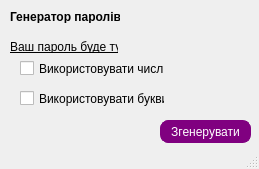
<?xml version="1.0" encoding="UTF-8"?>
<ui version="4.0">
 <class>MainWindow</class>
 <widget class="QMainWindow" name="MainWindow">
  <property name="geometry">
   <rect>
    <x>0</x>
    <y>0</y>
    <width>259</width>
    <height>169</height>
   </rect>
  </property>
  <property name="windowTitle">
   <string>Генератор паролів</string>
  </property>
  <property name="styleSheet">
   <string notr="true"/>
  </property>
  <widget class="QWidget" name="centralwidget">
   <widget class="QLabel" name="label">
    <property name="geometry">
     <rect>
      <x>10</x>
      <y>10</y>
      <width>110</width>
      <height>13</height>
     </rect>
    </property>
    <property name="font">
     <font>
      <weight>75</weight>
      <bold>true</bold>
     </font>
    </property>
    <property name="styleSheet">
     <string notr="true"/>
    </property>
    <property name="text">
     <string>Генератор паролів</string>
    </property>
   </widget>
   <widget class="QLabel" name="password_label">
    <property name="geometry">
     <rect>
      <x>10</x>
      <y>40</y>
      <width>108</width>
      <height>13</height>
     </rect>
    </property>
    <property name="font">
     <font>
      <underline>true</underline>
     </font>
    </property>
    <property name="text">
     <string>Ваш пароль буде тут</string>
    </property>
    <property name="textInteractionFlags">
     <set>Qt::LinksAccessibleByMouse|Qt::TextSelectableByMouse</set>
    </property>
   </widget>
   <widget class="QCheckBox" name="numbers_check">
    <property name="geometry">
     <rect>
      <x>20</x>
      <y>60</y>
      <width>144</width>
      <height>17</height>
     </rect>
    </property>
    <property name="text">
     <string>Використовувати числа</string>
    </property>
   </widget>
   <widget class="QCheckBox" name="symbols_check">
    <property name="geometry">
     <rect>
      <x>20</x>
      <y>90</y>
      <width>145</width>
      <height>17</height>
     </rect>
    </property>
    <property name="text">
     <string>Використовувати букви</string>
    </property>
   </widget>
   <widget class="QPushButton" name="generate_btn">
    <property name="geometry">
     <rect>
      <x>160</x>
      <y>120</y>
      <width>91</width>
      <height>23</height>
     </rect>
    </property>
    <property name="font">
     <font>
      <weight>50</weight>
      <italic>false</italic>
      <bold>false</bold>
      <underline>false</underline>
      <strikeout>false</strikeout>
      <kerning>true</kerning>
     </font>
    </property>
    <property name="styleSheet">
     <string notr="true">background-color : purple;
color : white;
border : 1px solid purple;
border-radius: 8px;
</string>
    </property>
    <property name="text">
     <string>Згенерувати</string>
    </property>
   </widget>
  </widget>
  <widget class="QStatusBar" name="statusbar"/>
 </widget>
 <resources/>
 <connections/>
</ui>
